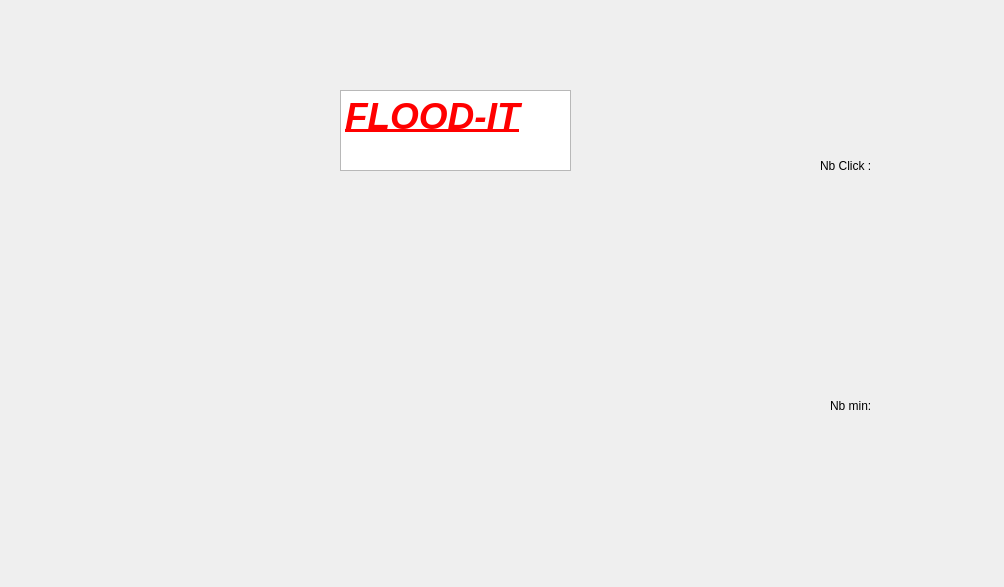
<?xml version="1.0" encoding="UTF-8"?>
<ui version="4.0">
 <class>Play</class>
 <widget class="QWidget" name="Play">
  <property name="geometry">
   <rect>
    <x>0</x>
    <y>0</y>
    <width>1004</width>
    <height>587</height>
   </rect>
  </property>
  <property name="windowTitle">
   <string>Form</string>
  </property>
  <widget class="QTextBrowser" name="Title">
   <property name="geometry">
    <rect>
     <x>340</x>
     <y>90</y>
     <width>231</width>
     <height>81</height>
    </rect>
   </property>
   <property name="html">
    <string>&lt;!DOCTYPE HTML PUBLIC &quot;-//W3C//DTD HTML 4.0//EN&quot; &quot;http://www.w3.org/TR/REC-html40/strict.dtd&quot;&gt;
&lt;html&gt;&lt;head&gt;&lt;meta name=&quot;qrichtext&quot; content=&quot;1&quot; /&gt;&lt;meta charset=&quot;utf-8&quot; /&gt;&lt;style type=&quot;text/css&quot;&gt;
p, li { white-space: pre-wrap; }
hr { height: 1px; border-width: 0; }
&lt;/style&gt;&lt;/head&gt;&lt;body style=&quot; font-family:'Segoe UI'; font-size:9pt; font-weight:400; font-style:normal;&quot;&gt;
&lt;p style=&quot; margin-top:0px; margin-bottom:0px; margin-left:0px; margin-right:0px; -qt-block-indent:0; text-indent:0px;&quot;&gt;&lt;span style=&quot; font-size:28pt; font-weight:700; font-style:italic; text-decoration: underline; color:#ff0000;&quot;&gt;FLOOD-IT&lt;/span&gt;&lt;/p&gt;&lt;/body&gt;&lt;/html&gt;</string>
   </property>
  </widget>
  <widget class="QLabel" name="nbcoup">
   <property name="geometry">
    <rect>
     <x>830</x>
     <y>220</y>
     <width>161</width>
     <height>101</height>
    </rect>
   </property>
   <property name="text">
    <string/>
   </property>
  </widget>
  <widget class="QWidget" name="Board_Game" native="true">
   <property name="geometry">
    <rect>
     <x>170</x>
     <y>210</y>
     <width>651</width>
     <height>371</height>
    </rect>
   </property>
   <layout class="QGridLayout" name="gridLayout_2">
    <item row="0" column="0">
     <layout class="QGridLayout" name="gridLayout"/>
    </item>
   </layout>
  </widget>
  <widget class="QLabel" name="nbMinPlay">
   <property name="geometry">
    <rect>
     <x>850</x>
     <y>460</y>
     <width>71</width>
     <height>51</height>
    </rect>
   </property>
   <property name="text">
    <string/>
   </property>
  </widget>
  <widget class="QLabel" name="nbClickText">
   <property name="geometry">
    <rect>
     <x>820</x>
     <y>140</y>
     <width>71</width>
     <height>51</height>
    </rect>
   </property>
   <property name="text">
    <string>Nb Click : </string>
   </property>
  </widget>
  <widget class="QLabel" name="nbMinText">
   <property name="geometry">
    <rect>
     <x>830</x>
     <y>380</y>
     <width>71</width>
     <height>51</height>
    </rect>
   </property>
   <property name="text">
    <string>Nb min:</string>
   </property>
  </widget>
 </widget>
 <resources/>
 <connections/>
</ui>
